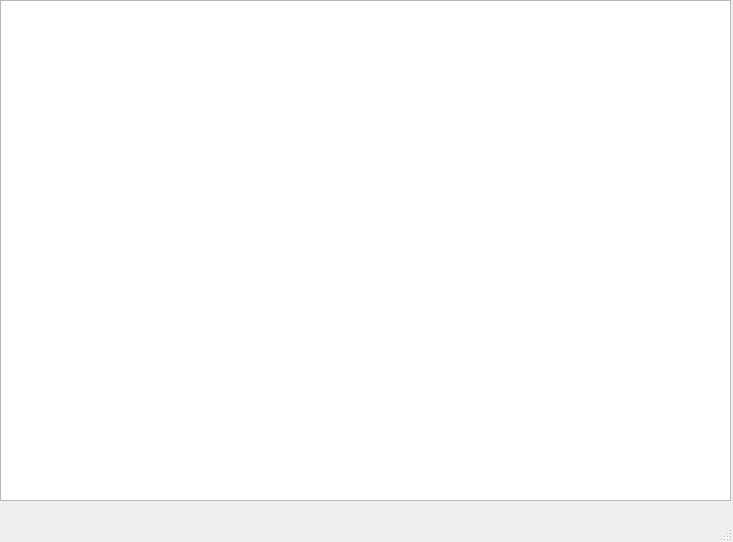
<?xml version="1.0" encoding="UTF-8"?>
<ui version="4.0">
 <class>MainWindow</class>
 <widget class="QMainWindow" name="MainWindow">
  <property name="geometry">
   <rect>
    <x>0</x>
    <y>0</y>
    <width>733</width>
    <height>542</height>
   </rect>
  </property>
  <property name="windowTitle">
   <string>MainWindow</string>
  </property>
  <widget class="QWidget" name="centralwidget">
   <widget class="QTableWidget" name="tableWidget">
    <property name="geometry">
     <rect>
      <x>0</x>
      <y>0</y>
      <width>731</width>
      <height>501</height>
     </rect>
    </property>
   </widget>
  </widget>
  <widget class="QMenuBar" name="menubar">
   <property name="geometry">
    <rect>
     <x>0</x>
     <y>0</y>
     <width>733</width>
     <height>21</height>
    </rect>
   </property>
  </widget>
  <widget class="QStatusBar" name="statusbar"/>
 </widget>
 <resources/>
 <connections/>
</ui>
